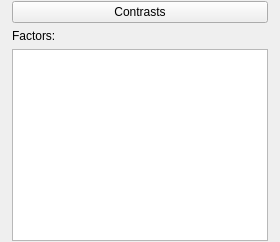
    <widget class="QWidget" name="widget_14" native="true">
     <layout class="QVBoxLayout" name="verticalLayout_5">
      <property name="leftMargin">
       <number>12</number>
      </property>
      <property name="topMargin">
       <number>1</number>
      </property>
      <property name="rightMargin">
       <number>12</number>
      </property>
      <property name="bottomMargin">
       <number>1</number>
      </property>
      <item>
       <widget class="ExpanderButton" name="expanderContrasts">
        <property name="text">
         <string>Contrasts</string>
        </property>
       </widget>
      </item>
      <item>
       <widget class="QWidget" name="containerFactors" native="true">
        <layout class="QVBoxLayout" name="verticalLayout_4">
         <property name="leftMargin">
          <number>0</number>
         </property>
         <property name="topMargin">
          <number>0</number>
         </property>
         <property name="rightMargin">
          <number>0</number>
         </property>
         <property name="bottomMargin">
          <number>0</number>
         </property>
         <item>
          <widget class="QLabel" name="label_15">
           <property name="text">
            <string>Factors:</string>
           </property>
          </widget>
         </item>
         <item>
          <widget class="BoundTableView" name="contrasts">
           <property name="minimumSize">
            <size>
             <width>0</width>
             <height>160</height>
            </size>
           </property>
           <property name="showGrid">
            <bool>false</bool>
           </property>
          </widget>
         </item>
        </layout>
       </widget>
      </item>
     </layout>
    </widget>
